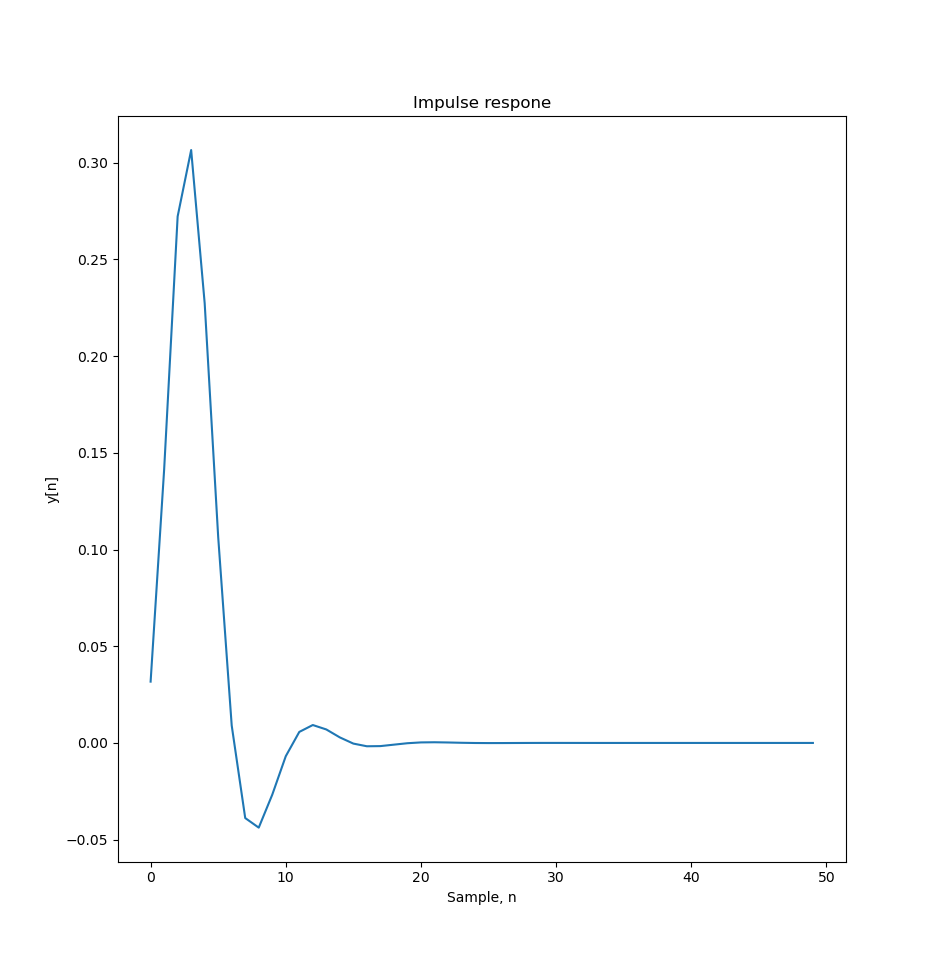

This chart was generated by the following Python code:
import matplotlib.pyplot as plt
import numpy as np

# initialize delayed samples as 0
# w_i is w[n-i]
w_1 = 0
w_2 = 0
w_3 = 0

# number of samples to calculate
N = 50

y = np.zeros(N)

for i in range(N):
    if i == 0:
        x = 1
    else:
        x = 0

    w = x + 1.4590*w_1 - 0.9104*w_2 + 0.1978*w_3
    y[i] = 0.0317*w + 0.095*w_1 + 0.095*w_2 + 0.0317*w_3

    w_3 = w_2
    w_2 = w_1
    w_1 = w

plt.plot(y)
plt.title("Impulse respone")
plt.xlabel("Sample, n")
plt.ylabel("y[n]")
plt.show()
